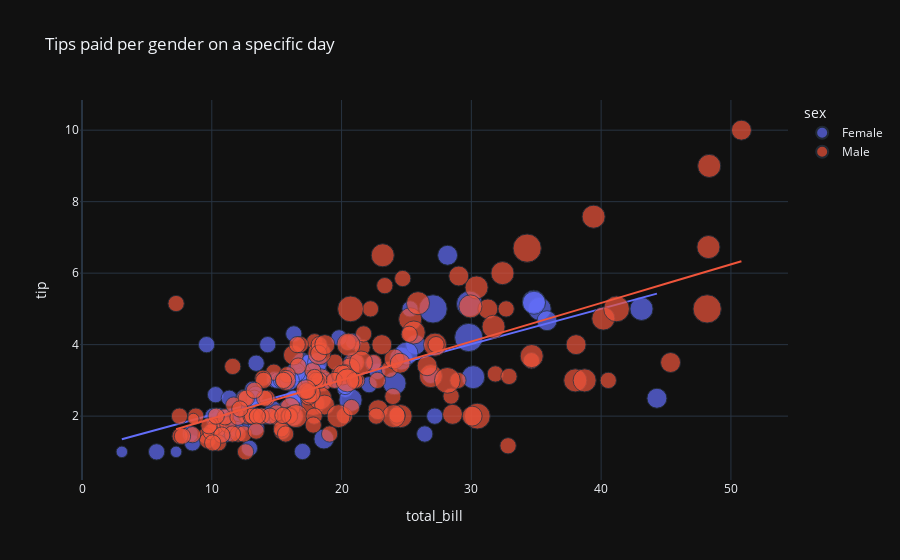

Notebook code for this chart:
### Markdown cell above
#### Tips given to waiters base on gender(male, female):
**Total bill paid, Number of people, Gender**

### Code cell
figure1 = px.scatter(data_frame=df, x="total_bill", y="tip", size="size", color="sex", trendline="ols",title="Tips paid per gender on a specific day")
figure1.show()

### Figure 1 — Plotly figure (JSON) as saved in the notebook; plotly's stock layout.template omitted (floating-point values rounded to 4 significant figures; data arrays with more than 128 entries replaced by an {"elided": "..."} marker saying what was removed)
{"data": [{"hovertemplate": "sex=Female<br>total_bill=%{x}<br>tip=%{y}<br>size=%{marker.size}<extra></extra>", "legendgroup": "Female", "marker": {"color": "#636efa", "size": [2, 4, 4, 2, 3, 3, 2, 2, 2, 2, 4, 3, 2, 4, 2, 2, 1, 3, 2, 2, 2, 1, 4, 2, 2, 2, 2, 2, 3, 2, 2, 2, 1, 3, 2, 2, 2, 4, 2, 2, 6, 2, 2, 2, 2, 2, 2, 2, 2, 2, 2, 2, 6, 2, 2, 3, 2, 5, 4, 2, 3, 2, 2, 2, 2, 3, 3, 2, 4, 2, 2, 2, 2, 3, 2, 2, 3, 2, 4, 2, 3, 2, 2, 2, 3, 2, 2], "sizemode": "area", "sizeref": 0.015, "symbol": "circle"}, "mode": "markers", "name": "Female", "orientation": "v", "showlegend": true, "x": [16.99, 24.59, 35.26, 14.83, 10.33, 16.97, 20.29, 15.77, 19.65, 15.06, 20.69, 16.93, 10.29, 34.81, 26.41, 16.45, 3.07, 17.07, 26.86, 25.28, 14.73, 10.07, 34.83, 5.75, 16.32, 22.75, 11.35, 15.38, 44.3, 22.42, 20.92, 14.31, 7.25, 25.71, 17.31, 10.65, 12.43, 24.08, 13.42, 12.48, 29.8, 14.52, 11.38, 20.27, 11.17, 12.26, 18.26, 8.51, 10.33, 14.15, 13.16, 17.47, 27.05, 16.43, 8.35, 18.64, 11.87, 29.85, 25.0, 13.39, 16.21, 17.51, 10.59, 10.63, 9.6, 20.9, 18.15, 19.81, 43.11, 13.0, 12.74, 13.0, 16.4, 16.47, 12.76, 13.27, 28.17, 12.9, 30.14, 13.42, 15.98, 16.27, 10.09, 22.12, 35.83, 27.18, 18.78], "xaxis": "x", "y": [1.01, 3.61, 5.0, 3.02, 1.67, 3.5, 2.75, 2.23, 3.0, 3.0, 2.45, 3.07, 2.6, 5.2, 1.5, 2.47, 1.0, 3.0, 3.14, 5.0, 2.2, 1.83, 5.17, 1.0, 4.3, 3.25, 2.5, 3.0, 2.5, 3.48, 4.08, 4.0, 1.0, 4.0, 3.5, 1.5, 1.8, 2.92, 1.68, 2.52, 4.2, 2.0, 2.0, 2.83, 1.5, 2.0, 3.25, 1.25, 2.0, 2.0, 2.75, 3.5, 5.0, 2.3, 1.5, 1.36, 1.63, 5.14, 3.75, 2.61, 2.0, 3.0, 1.61, 2.0, 4.0, 3.5, 3.5, 4.19, 5.0, 2.0, 2.01, 2.0, 2.5, 3.23, 2.23, 2.5, 6.5, 1.1, 3.09, 3.48, 3.0, 2.5, 2.0, 2.88, 4.67, 2.0, 3.0], "yaxis": "y", "type": "scatter"}, {"hovertemplate": "<b>OLS trendline</b><br>tip = 0.0988779 * total_bill + 1.04802<br>R<sup>2</sup>=0.466488<br><br>sex=Female<br>total_bill=%{x}<br>tip=%{y} <b>(trend)</b><extra></extra>", "legendgroup": "Female", "marker": {"color": "#636efa", "symbol": "circle"}, "mode": "lines", "name": "Female", "showlegend": false, "x": [3.07, 5.75, 7.25, 8.35, 8.51, 9.6, 10.07, 10.09, 10.29, 10.33, 10.33, 10.59, 10.63, 10.65, 11.17, 11.35, 11.38, 11.87, 12.26, 12.43, 12.48, 12.74, 12.76, 12.9, 13.0, 13.0, 13.16, 13.27, 13.39, 13.42, 13.42, 14.15, 14.31, 14.52, 14.73, 14.83, 15.06, 15.38, 15.77, 15.98, 16.21, 16.27, 16.32, 16.4, 16.43, 16.45, 16.47, 16.93, 16.97, 16.99, 17.07, 17.31, 17.47, 17.51, 18.15, 18.26, 18.64, 18.78, 19.65, 19.81, 20.27, 20.29, 20.69, 20.9, 20.92, 22.12, 22.42, 22.75, 24.08, 24.59, 25.0, 25.28, 25.71, 26.41, 26.86, 27.05, 27.18, 28.17, 29.8, 29.85, 30.14, 34.81, 34.83, 35.26, 35.83, 43.11, 44.3], "xaxis": "x", "y": [1.352, 1.617, 1.765, 1.874, 1.889, 1.997, 2.044, 2.046, 2.065, 2.069, 2.069, 2.095, 2.099, 2.101, 2.152, 2.17, 2.173, 2.222, 2.26, 2.277, 2.282, 2.308, 2.31, 2.324, 2.333, 2.333, 2.349, 2.36, 2.372, 2.375, 2.375, 2.447, 2.463, 2.484, 2.504, 2.514, 2.537, 2.569, 2.607, 2.628, 2.651, 2.657, 2.662, 2.67, 2.673, 2.675, 2.677, 2.722, 2.726, 2.728, 2.736, 2.76, 2.775, 2.779, 2.843, 2.854, 2.891, 2.905, 2.991, 3.007, 3.052, 3.054, 3.094, 3.115, 3.117, 3.235, 3.265, 3.297, 3.429, 3.479, 3.52, 3.548, 3.59, 3.659, 3.704, 3.723, 3.736, 3.833, 3.995, 4.0, 4.028, 4.49, 4.492, 4.534, 4.591, 5.311, 5.428], "yaxis": "y", "type": "scatter"}, {"hovertemplate": "sex=Male<br>total_bill=%{x}<br>tip=%{y}<br>size=%{marker.size}<extra></extra>", "legendgroup": "Male", "marker": {"color": "#EF553B", "size": {"elided": "157 int values"}, "sizemode": "area", "sizeref": 0.015, "symbol": "circle"}, "mode": "markers", "name": "Male", "orientation": "v", "showlegend": true, "x": {"elided": "157 float values"}, "xaxis": "x", "y": {"elided": "157 float values"}, "yaxis": "y", "type": "scatter"}, {"hovertemplate": "<b>OLS trendline</b><br>tip = 0.107861 * total_bill + 0.852148<br>R<sup>2</sup>=0.448569<br><br>sex=Male<br>total_bill=%{x}<br>tip=%{y} <b>(trend)</b><extra></extra>", "legendgroup": "Male", "marker": {"color": "#EF553B", "symbol": "circle"}, "mode": "lines", "name": "Male", "showlegend": false, "x": {"elided": "157 float values"}, "xaxis": "x", "y": {"elided": "157 float values"}, "yaxis": "y", "type": "scatter"}], "layout": {"xaxis": {"anchor": "y", "domain": [0.0, 1.0], "title": {"text": "total_bill"}}, "yaxis": {"anchor": "x", "domain": [0.0, 1.0], "title": {"text": "tip"}}, "legend": {"title": {"text": "sex"}, "tracegroupgap": 0, "itemsizing": "constant"}, "title": {"text": "Tips paid per gender on a specific day"}}}
